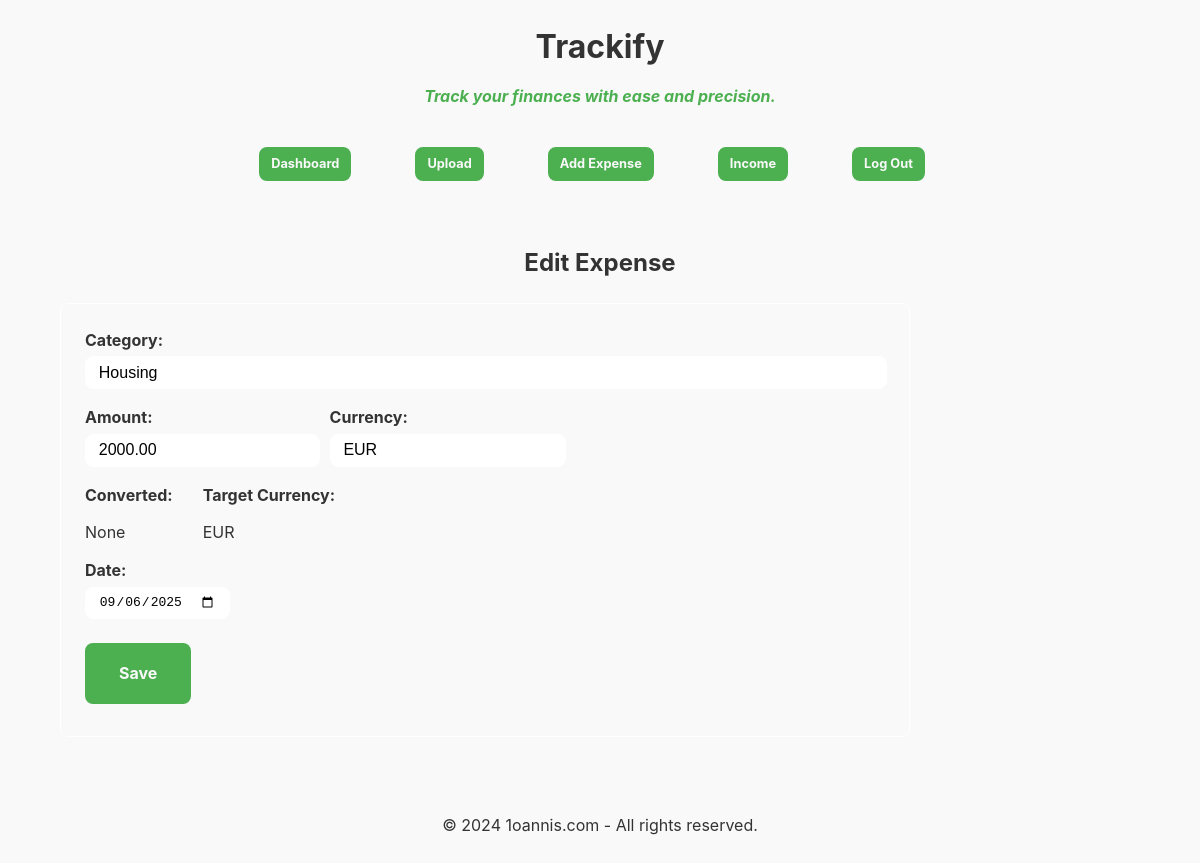
Screenshot of /core/expense/1/ (signed in) with the database file from the repository.
### core/models.py (models this page shows, shortened)
class Expense(models.Model):
    user = models.ForeignKey(User, on_delete=models.CASCADE)
    receipt_image = models.ImageField(upload_to="receipts/", blank=True, null=True)
    expense_date = models.DateField(blank=True, null=True)
    amount = models.DecimalField(max_digits=10, decimal_places=2, blank=True, null=True)
    currency = models.CharField(max_length=3, blank=True, null=True)
    amount_in_target_currency = models.DecimalField(
        max_digits=10, decimal_places=2, blank=True, null=True
    )
    description = models.CharField(max_length=255, default="", blank=True)
    created_at = models.DateTimeField(auto_now_add=True)
    updated_at = models.DateTimeField(auto_now=True)
    objects = models.Manager()
    BASE_CATEGORIES = [
        "Housing", "Utilities", "Transportation", "Groceries", "Dining Out", "Healthcare",
        "Debt Payments", "Insurance", "Clothing", "Entertainment", "Education", "Childcare",
        "Pet Care", "Subscriptions", "Miscellaneous"
    ]
    CATEGORY_CHOICES = [(category, category) for category in BASE_CATEGORIES]
    category = models.CharField(
        max_length=100,
        choices=CATEGORY_CHOICES,
        blank=True,
        null=True
    )

class UserProfile(models.Model):
    user = models.OneToOneField(User, on_delete=models.CASCADE)
    target_currency = models.CharField(max_length=3, blank=True, null=True, default="INR")
    objects = models.Manager()

### core/views.py (the view)
# urls.py: path('expense/<int:expense_id>/', views.expense, name='expense'),
@login_required
def expense(request, expense_id):
    log.debug("views : expense()")
    log.debug("Expense ID: %s", expense_id)
    expense_detail = Expense.objects.get(id=expense_id, user=request.user)
    log.debug("Expense detail: %s", expense_detail.expense_date)
    log.debug("User Currency: %s", request.user.userprofile.target_currency)
    return render(
        request, "expense.html", {"expense": expense_detail, "user": request.user}
    )

### core/templates/expense.html (shortened to what this page needs)
{% extends 'base.html' %}
{% block content %}
<div class="container">
    <h2>Edit Expense</h2>
    <form action="{% url 'save_expense' expense.id %}" method="post">
        <div class="form-group">
            <label for="id_category">Category:</label>
            <input type="text" id="id_category" name="category" value="{{ expense.category }}" required>
        </div>
        <div class="form-group" style="display: flex; gap: 10px; align-items: center;">
            <div>
                <label for="id_amount">Amount:</label>
                <input type="number" id="id_amount" name="amount" value="{{ expense.amount }}" required>
            </div>
            <div>
                <label for="id_currency">Currency:</label>
                <input type="text" id="id_currency" name="currency" value="{{ expense.currency }}" required>
            </div>
        </div>
        <div class="form-group" style="display: flex; gap: 30px; align-items: center;">
            <div>
                <label for="targetAmount">Converted:</label>
                <p id="targetAmount">{{ expense.amount_in_target_currency }}</p>
            </div>
            <div>
                <label for="targetCurrency">Target Currency:</label>
                <p id="targetCurrency">{{ user.userprofile.target_currency }}</p>
            </div>
        </div>
        <div class="form-group">
            <label for="id_expense_date">Date:</label>
            <input type="date" id="id_expense_date" name="expense_date" value="{{ expense.expense_date|date:'Y-m-d' }}" required>
        </div>
        <div class="form-group">
            <button type="submit">Save</button>
        </div>
    </form>
</div>
{% endblock %}

### core/static/css/mvp.css (style rules this page uses)
:root { --active-brightness: 0.85; --border-radius: 8px; --box-shadow: 0 4px 12px rgba(0, 0, 0, 0.1); --color-accent: #4CAF5015; --color-bg: #f9f9f9; --color-bg-secondary: #ffffff; --color-link: #4CAF50; --color-secondary: #FF9800; --color-secondary-accent: #FF98000b; --color-shadow: #e8f5e8; --color-table: #4CAF50; --color-text: #333; --color-text-secondary: #666; --color-scrollbar: #c8e6c9; --font-family: -apple-system, BlinkMacSystemFont, "Segoe UI", Roboto, Oxygen-Sans, Ubuntu, Cantarell, "Helvetica Neue", sans-serif; --hover-brightness: 1.1; --justify-important: center; --justify-normal: left; --line-height: 1.6; --width-card: 285px; --width-card-medium: 460px; --width-card-wide: 800px; --width-content: 1080px; }
html { scroll-behavior: smooth; }
body { background: var(--color-bg); color: var(--color-text); font-family: var(--font-family); line-height: var(--line-height); margin: 0; overflow-x: hidden; padding: 0; }
h1, h2, h3, h4, h5, h6 { line-height: var(--line-height); text-wrap: balance; }
p { margin: 0.75rem 0; padding: 0; width: 100%; }
a b, a em, a i, a strong, button, input[type="submit"] { border-radius: var(--border-radius); display: inline-block; font-size: medium; font-weight: bold; line-height: var(--line-height); margin: 0.5rem 0; padding: 1rem 2rem; }
button, input[type="submit"] { font-family: var(--font-family); }
a b, a strong, button, input[type="submit"] { background-color: var(--color-link); border: 2px solid var(--color-link); color: var(--color-bg); }
form { border: 1px solid var(--color-bg-secondary); border-radius: var(--border-radius); box-shadow: var(--box-shadow) var(--color-shadow); display: block; max-width: var(--width-card-wide); min-width: var(--width-card); padding: 1.5rem; text-align: var(--justify-normal); }
input, label, select, textarea { display: block; font-size: inherit; max-width: var(--width-card-wide); }
input, select, textarea { border: 1px solid var(--color-bg-secondary); border-radius: var(--border-radius); margin-bottom: 1rem; padding: 0.4rem 0.8rem; }
input[type="text"], input[type="password"], textarea { width: calc(100% - 1.6rem); }
label { font-weight: bold; margin-bottom: 0.2rem; }
* { scrollbar-width: thin; scrollbar-color: var(--color-scrollbar) transparent; }

### rows the page displays
Expense: category "Housing", amount "2000.00", currency "EUR", amount_in_target_currency "None", expense_date "09/06/2025"

### other values shown
{{ user.userprofile.target_currency }} "EUR"
